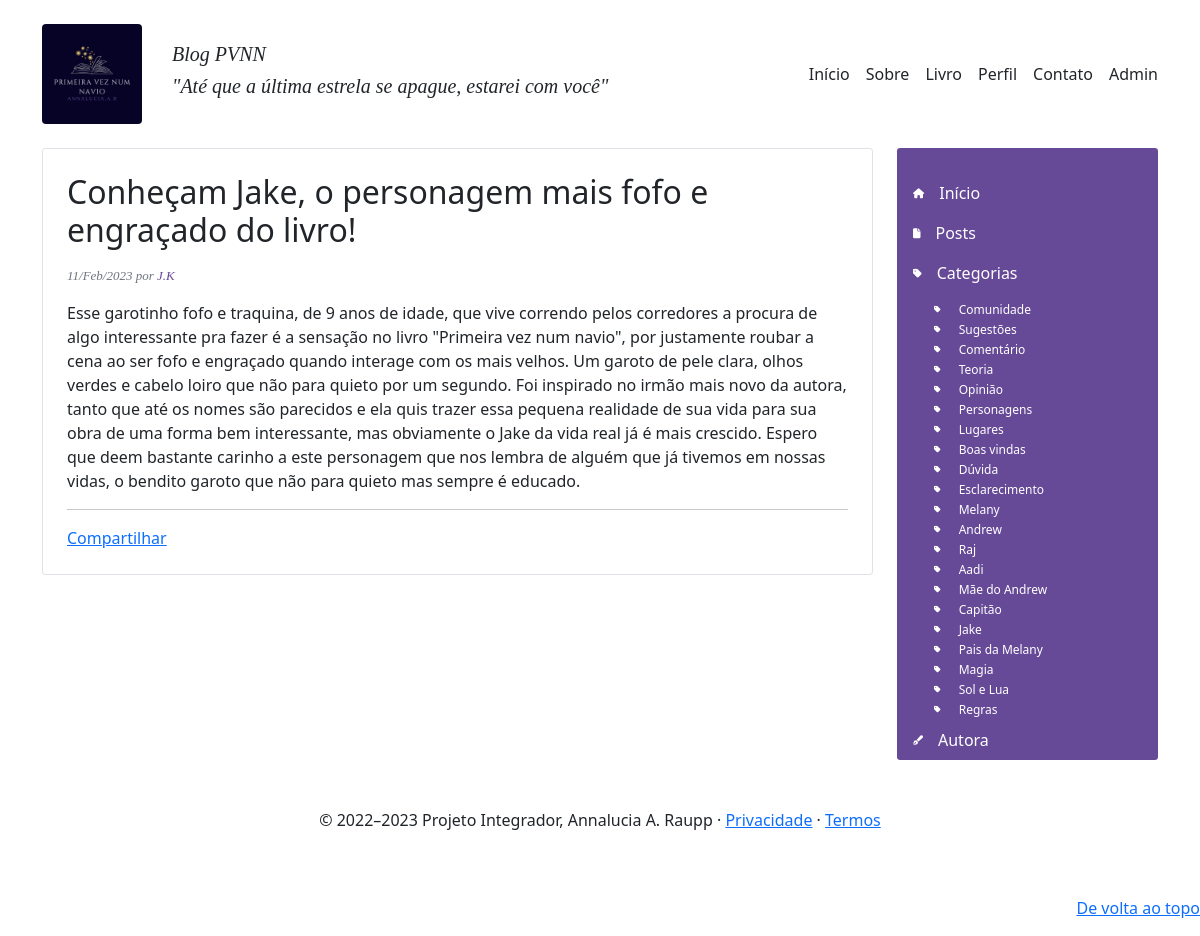
/app/controllers/BlogController.php?action=page_post&id_param=10, run on the app's committed database.
### tables this page shows
CREATE TABLE `postagens` (
  `idPosts` int(4) NOT NULL,
  `titulo` text NOT NULL,
  `autor` varchar(50) DEFAULT NULL,
  `resumo` tinytext NOT NULL,
  `texto` longtext DEFAULT NULL,
  `data` datetime NOT NULL DEFAULT current_timestamp(),
  `idCategoria` int(11) NOT NULL
);

CREATE TABLE `categorias` (
  `idCategory` int(4) NOT NULL,
  `tag` varchar(45) NOT NULL
);

### app/repository/PostsRepository.php (called while the page is built, shortened)
<?php
    require_once __DIR__ . "/../connection/Connection.php";
    require_once __DIR__ . "/../models/PostsModel.php";
    class PostsRepository {
        public $conn;
        function __construct()
        {
            $this->conn = Connection::getConnection();
        }
        public function findPostById(int $id) {
            $query = "SELECT * FROM postagens JOIN categorias on postagens.idCategoria = categorias.idCategory WHERE idPosts = ?";
            $prepare = $this->conn->prepare($query);
            $prepare->bindParam(1, $id, PDO::PARAM_INT);
            if($prepare->execute()){
                $posts = $prepare->fetchObject("PostsModel");
            } else {
                $posts = null;
            }
            return $posts;
        }
    }

### app/connection/Connection.php (called while the page is built)
<?php
class Connection {
    private static $host = "localhost";
    private static $dbname = "pvnn";
    private static $user = "root";
    private static $password = "bancodedados";
    private static $conn = null;
    public static function getConnection(): PDO {
        if(self::$conn == null) {
            try {
                self::$conn = new PDO("mysql:host=" . self::$host . ";charset=utf8;dbname=" . self::$dbname,
                self::$user,
                self::$password);
                self::$conn->setAttribute(PDO::ATTR_ERRMODE, PDO::ERRMODE_EXCEPTION);
            } catch(Exception $e) {
                print("Erro ao conectar com o banco de dados");
            }
        }
        return self::$conn;
    }
}

### app/models/PostsModel.php (called while the page is built, shortened)
<?php
class PostsModel {
	private $autor;
	private $titulo;
	private $texto;
	private $data;
	public function getAutor(): string{
		return $this->autor;
	}
	public function getTitulo(): string{
		return $this->titulo;
	}
	public function getTexto(): string{
		return $this->texto;
	}
	public function getData(): string{
		return $this->data;
	}
}

### app/repository/CategoryRepository.php (called while the page is built, shortened)
<?php
    require_once __DIR__ . "/../connection/Connection.php";
    class CategoryRepository {
        public $conn;
        function __construct()
        {
            $this->conn = Connection::getConnection();
        }
        public function findAll(): array {
            $table = $this->conn->query("SELECT * FROM categorias");
            $categorias  = $table->fetchAll(PDO::FETCH_ASSOC);
            return $categorias;
        }
    }

### app/views/blog/menu_lateral.php (the view)
<div class="col-3">
  <nav class="menu-lateral rounded-1">
    <div class="pt-6">
      <ul class="nav column">
        <li class="nav-item">
          <a class="nav-link active" href="<?= $data['base_path']?>">
            <i class="fa-solid fa-house fa-2xs"></i>Início
          </a>
        </li>
        <li class="nav-item">
          <a class="nav-link active" href="<?= $data['base_path']?>/app/controllers/BlogController.php?action=page_posts">
            <i class="fa-solid fa-file fa-2xs"></i>Posts
          </a>
        </li>
        <li class="nav-item">
          <a class="nav-link active" href="#">
            <i class="fa-solid fa-tag fa-2xs"></i>Categorias
            <ul class="sublist">
              <?php foreach($data['categories'] as $category): ?>
                <li>
                    <a href="<?= $data['base_path']?>/app/controllers/BlogController.php?action=page_posts_category&category=<?= $category['tag']?>">
                      <i class="fa-solid fa-tag fa-2xs"></i> <?= $category['tag'] ?>
                    </a>
                </li>
              <?php endforeach; ?>
            </ul>
          </a>
        </li>
        <li class="nav-item">
          <a class="nav-link active" href="<?= $data['base_path']?>/app/controllers/BlogController.php?action=page_autora">
            <i class="fa-solid fa-pen-fancy fa-2xs"></i>Autora
          </a>
        </li>
      </ul>
    </div>
  </nav>
</div>

### app/views/blog/post.php (shortened to what this page needs)
<?php include "header.php"; ?>
<div id="post" class="container ">
  <div class="row">
    <div class="main-content col-9">
      <div class="border p-4 rounded-1">
        <h2><?= $data['post']->getTitulo(); ?></h2>
        <?php $dataFormatada = new DateTime($data['post']->getData()); ?>
        <p class="data-autor mb-3 mt-3 text-muted">
                <?= $dataFormatada->format('d/M/Y'); ?> por
                <a href="#" class="data-autor"><?= $data['post']->getAutor() ?></a>
        </p>
        <div class="conteudo-post">
          <?= $data['post']->getTexto(); ?>
        </div>
        <hr />
        <div class="fb-share-button" data-href="https://developers.facebook.com/docs/plugins/" data-layout="button_count" data-size="small"><a target="_blank" href="https://www.facebook.com/sharer/sharer.php?u=https%3A%2F%2Fdevelopers.facebook.com%2Fdocs%2Fplugins%2F&amp;src=sdkpreparse" class="fb-xfbml-parse-ignore">Compartilhar</a></div>
      </div>
    </div>
    <?php include "menu_lateral.php"; ?>
  </div>
</div>
<?php include "footer.php"; ?>

### public/assets/styles/blog.css (style rules this page uses)
.blog-post .data-autor, #post .data-autor { font-family: 'Times New Roman', Times, serif; font-size: 13px; font-style: italic; text-decoration: none; color: #664997; }
.menu-lateral { min-height: 400px; padding-top: 25px; background-color: #664997; }
.menu-lateral .nav-item { display: block; width: 100%; }
.menu-lateral .nav-item i { display: inline; margin-right: 15px; }
.menu-lateral .nav-item a { color: #fff; }
.sublist { margin-top: -25px; }
.sublist li { list-style: none; margin-left: 5px; font-size: 12px; line-height: 20px; color: #eee; }
.sublist li a { text-decoration: none; }

### data on the page
postagens: titulo "Conheçam Jake, o personagem mais fofo e engraçado do livro!", data "11/Feb/2023", autor "J.K", texto "Esse garotinho fofo e traquina, de 9 anos de idade, que vive correndo pelos corredores a procura de algo interessante pra fazer é a sensação no livro \"Primeira vez num navio\", por justamente roubar a cena ao ser fofo e engraçado quando interage com os mais velhos. Um garoto de pele clara, olhos verdes e cabelo loiro que não para quieto por um segundo. Foi inspirado no irmão mais novo da autora, tanto que até os nomes são parecidos e ela quis trazer essa pequena realidade de sua vida para sua obra de uma forma bem interessante, mas obviamente o Jake da vida real já é mais crescido. Espero que deem bastante carinho a este personagem que nos lembra de alguém que já tivemos em nossas vidas, o…"
categorias: tag "Comunidade"
categorias: tag "Sugestões"
categorias: tag "Comentário"
categorias: tag "Teoria"
categorias: tag "Opinião"
categorias: tag "Personagens"
categorias: tag "Lugares"
categorias: tag "Boas vindas"
categorias: tag "Dúvida"
categorias: tag "Esclarecimento"
categorias: tag "Melany"
categorias: tag "Andrew"
categorias: tag "Raj"
categorias: tag "Aadi"
categorias: tag "Mãe do Andrew"
categorias: tag "Capitão"
categorias: tag "Jake"
categorias: tag "Pais da Melany"
categorias: tag "Magia"
categorias: tag "Sol e Lua"
categorias: tag "Regras"
